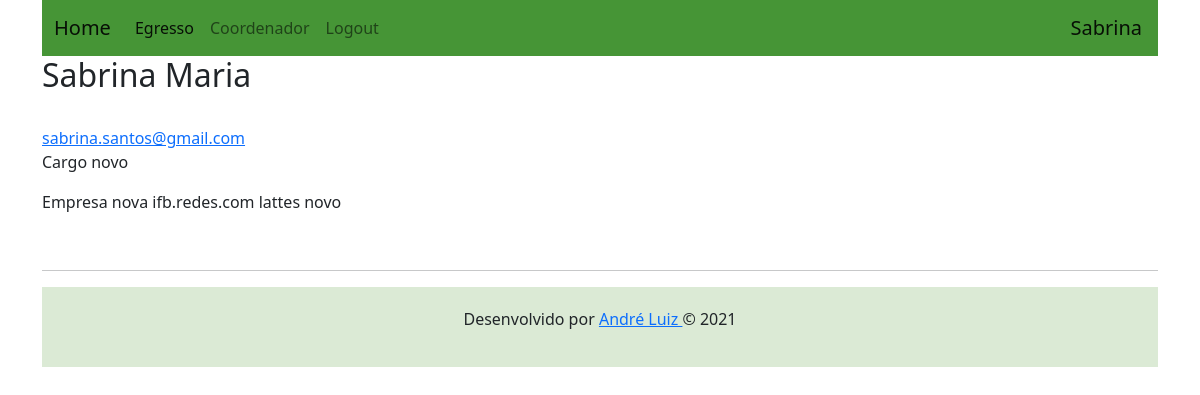
The app's page /perfis/1 (signed in) with its own data.
### perfis/models.py (models this page shows, shortened)
class Alunos(models.Model):
    TrabalhaArea_CHOICES = (
        ('Sim', 'Sim'),
        ('Nao', 'Não'),
        ('EmParte', 'Em parte'),
    )
    CursoExtra_CHOICES = (
        ('Sim', 'Sim'),
        ('Nao', 'Não'),
    )
    nome = models.CharField(max_length=150)
    email = models.CharField(max_length=100)
    curso = models.CharField(max_length=100)
    foto = models.CharField(max_length=150)
    cargo_atual = models.CharField(max_length=50)
    empresa_atual = models.CharField(max_length=50)
    trabalha_area = models.CharField(max_length=8, choices=TrabalhaArea_CHOICES)
    ifb_ajudou = models.CharField(max_length=8, choices=TrabalhaArea_CHOICES)
    grade_ifb = models.CharField(max_length=10)
    curso_extra = models.CharField(max_length=10, choices=CursoExtra_CHOICES)
    qual_curso_extra = models.CharField(max_length=30)
    opiniao_curso_ifb = models.CharField(max_length=100)
    pode_melhorar = models.CharField(max_length=100)
    rede_social = models.CharField(max_length=100)
    lattes = models.CharField(max_length=100)
    validado = models.CharField(max_length=5)
    contatos = models.ManyToManyField('self')
    usuario = models.OneToOneField(User, on_delete=models.CASCADE, related_name="alunos")
    @property
    def email(self):
        return self.usuario.email

### perfis/views.py (the view)
# urls.py: path('perfis/<int:perfil_id>', views.exibir, name='exibir'),
def exibir(request, perfil_id):
    alunos = Alunos.objects.get(id=perfil_id)
    return render(request, 'alunos.html', { "alunos" : alunos})

### perfis/templates/alunos.html (shortened to what this page needs)
{% extends "base.html" %}
{% block body %}
<div class="row">
    <div class="col-lg-12">
        <h2 style="margin-top:0">{{alunos.nome}}</h2>
        <address>
          <strong>{{perfil.nome_empresa}}</strong><br>
          <a href="mailto:{{alunos.email}}">{{alunos.email}}</a>
          <p> {{alunos.cargo_atual}} </p>
          {{alunos.empresa_atual}}
          {{alunos.rede_social}}
          {{alunos.lattes}}
        </address>
    </div>
</div>
{% endblock %}

### perfis/templates/base.html (shortened to what this page needs)
{% load static %}
<!DOCTYPE html>
<html lang="pt">
  <head>
    <link href="{% static "css/bootstrap.css" %}" rel="stylesheet">
    <link href="{% static "css/bootstrap.min.css" %}" rel="stylesheet">
  </head>
  <body>
    <div class="container">
      <nav class="navbar navbar-expand-lg navbar-light" style="background-color: #469536">
        <div class="container-fluid">
          <a class="navbar-brand" href="{% url 'index' %}">Home</a>
          <div class="collapse navbar-collapse" id="navbarNavAltMarkup">
            <div class="navbar-nav">
              <a class="nav-link active" aria-current="page" href="egresso">Egresso</a>
              <a class="nav-link" href="/coordenador">Coordenador</a>
              {% if request.user.is_authenticated %}
              <a class="nav-link" href="/logout">Logout</a>
              {% endif %}
            </div>
          </div>
        </div>
        <div class="navbar-brand">
          <span>{{ request.user }}</span>
        </div>
      </nav>
      <div class="row content">
         {% block body %}{% endblock %}
      </div>
      <footer class="page-footer font-small mdb-color lighten-3 pt-4">
      <hr>
        <div class="text-center" style="background-color: #dbead5; padding: 20px;" >
          <p>Desenvolvido por <a href="https://github.com/Andredf51" target="_blank"> André Luiz </a> &copy; 2021</p>
        </div>
      </footer>
    </div>
  </body>
</html>

### records on screen
Alunos: nome "Sabrina Maria", email "sabrina.santos@gmail.com", cargo_atual "Cargo novo", empresa_atual "Empresa nova", rede_social "ifb.redes.com", lattes "lattes novo"

### other values on screen
{{ request.user }} "Sabrina"
